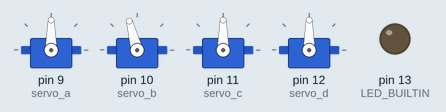
Recording of a sketch running on a simulated Arduino Uno, built with avr-gcc and run on an emulated ATmega328P. Parts: 4 × servo, output pins drawn as LEDs (lit = HIGH).

Above: at 0.05 s.
At 0.4 s:
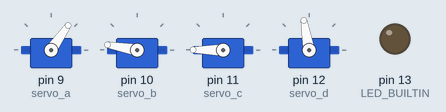
At 0.6 s:
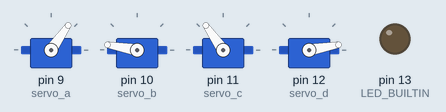
At 0.8 s:
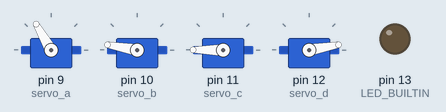
Timing chart, 0 to 3.0 s (numbered marks = the images above):
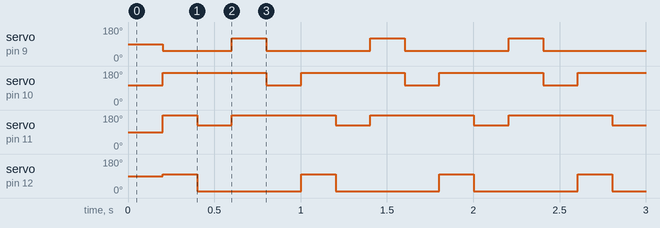

The sketch:

vchover4servo3b.ino
```cpp
#include <Servo.h>

Servo servo_a;  // create servo object to control a servo
Servo servo_b;  // create servo object to control a servo
Servo servo_c;  // create servo object to control a servo
Servo servo_d;  // create servo object to control a servo


void set_servo_state(int state[]) {
  servo_a.write(90);
  servo_b.write(90);
  servo_c.write(90);
  servo_d.write(90);
}

void setup() {
  pinMode(LED_BUILTIN, OUTPUT);
  servo_a.attach(9);
  servo_b.attach(10);
  servo_c.attach(11);
  servo_d.attach(12);
  Serial.begin(9600);
}

//unsigned char v=0;
unsigned char s=0;
unsigned char d=0;

float v=0;
unsigned char moving=0;


float lerp(float a, float b, float t) {
  return a*(1-t)+b*t;
}

float t=0;

void hide_all() {
    servo_a.write(55); // hidden
    servo_b.write(170); // hidden
    servo_c.write(180); // hidden
    servo_d.write(10); // hidden
}

void loop() {
  //v=0.01*analogRead(A0)+v*0.99;
   //myservo.write(v-150);

  //delay(5000);

  //stress test
  int c=0;
  while (1) {
    c++;
    switch (c%4) {
      case 0: servo_a.write(120); break;
      case 1: servo_b.write(105); break;
      case 3: servo_c.write(125); break;
      case 2: servo_d.write(100) ; break;
    }
    delay(200);
    hide_all();
  }

  v=analogRead(A0);

  if (t>1 && v>200) {
    if (s==0) s=1;
    else s=0;
    t=0;
  }

  delay(15);
}
```

Measured:
- by itself, servo on pin 9 (servo_a): repeats every 0.80 s: 120° 0.20 s, 55° 0.60 s
- by itself, servo on pin 10 (servo_b): alternates 170° for 0.60 s and 105° for 0.20 s
- by itself, servo on pin 11 (servo_c): repeats every 0.80 s: 125° 0.20 s, 180° 0.60 s
- by itself, servo on pin 12 (servo_d): alternates 100° for 0.20 s and 10° for 0.60 s
